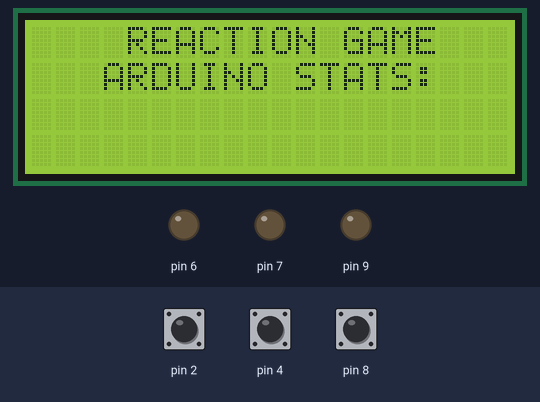
Simulated run of this sketch. Board: Arduino Uno, built with avr-gcc and run on an emulated ATmega328P. Parts: 20×4 character LCD, output pins drawn as LEDs (lit = HIGH). The test bench sets the inputs (shaded band); at power-on: pin 8 HIGH, pin 2 HIGH, pin 4 HIGH. What the sketch prints to the serial monitor is not drawn.

Above: at 1.2 s.
1.3 s: pin 8 pulled LOW for 0.15 s
At 2.1 s:
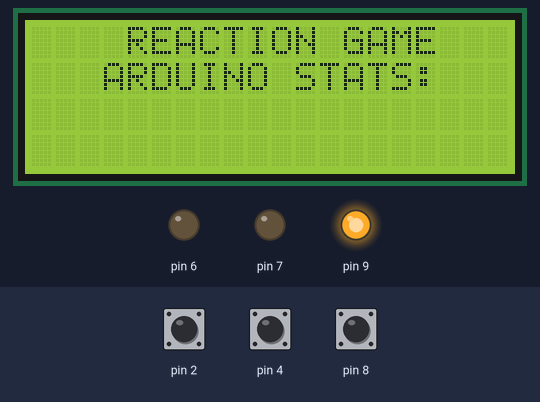
2.9 s: pin 2 pulled LOW for 0.15 s
At 2.97 s:
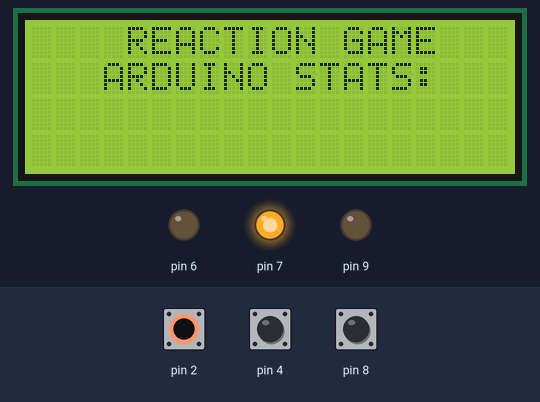
At 3.6 s:
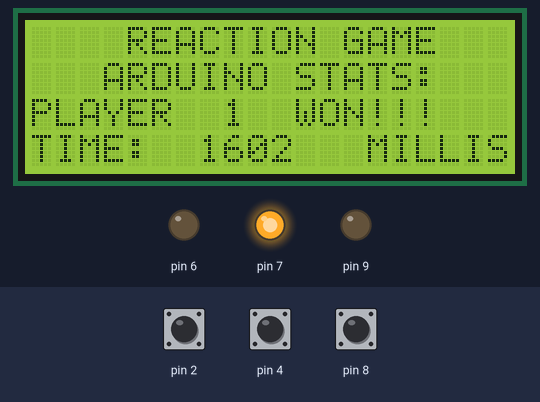
Timing chart, 0 to 5.9 s (numbered marks = the images above; inputs shaded):
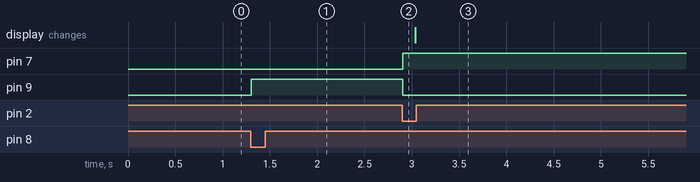

Measured:
- after the input at 1.3 s, pin 9: LOW → HIGH at once
- after the input at 2.9 s, pin 7: LOW → HIGH at once; pin 9: HIGH → LOW at once

The sketch:

Main.ino
```cpp
//CODE CREATED BY DOMINIK POWIRSKI
#include <LiquidCrystal_I2C.h>

LiquidCrystal_I2C lcd = LiquidCrystal_I2C(0x27, 20, 4);

void setup() {
  Serial.begin(9600);
  pinMode(2, INPUT_PULLUP);
  pinMode(4, INPUT_PULLUP);
  pinMode(8, INPUT_PULLUP);
  bool signal = false;
  pinMode(9, OUTPUT);
  pinMode(6, OUTPUT);
  pinMode(7, OUTPUT);
  digitalWrite(9, LOW);
  digitalWrite(7, LOW);
  digitalWrite(6, LOW);

  lcd.init();
  lcd.backlight();
  lcd.setCursor(0,0);
  lcd.print("    REACTION GAME");
  lcd.setCursor(0,1);
  lcd.print("   ARDUINO STATS:");
}
int ender = 1;
int x = 0;
int z = 1;
unsigned long start = 0;
bool v = false;
unsigned long end = 0;
int xyz = 1;


void loop() {
  if(digitalRead(2) == 0 && z == 1 && v == true){
  x = 1;
  z = 0;
  digitalWrite(7, HIGH);
  end = millis() - start;
  digitalWrite(9, LOW);
  }

  else if(digitalRead(4) == 0 && z == 1 && v == true){
  x = 2;
  z = 0;
  digitalWrite(6, HIGH);
  end = millis() - start;
  digitalWrite(9, LOW);
  }

  else if(digitalRead(8) == 0 && xyz == 1){
  start = millis();
  xyz = 0;
  digitalWrite(9, HIGH);
  v = true;
  }

  else if(end != 0 && ender == 1){
    Serial.println(x);
    Serial.println(end);
    ender = 0;
    delay(100);
    show();
  }
  delay(5);

}

void show(){
  lcd.setCursor(0,2);
  lcd.print("PLAYER");
  lcd.setCursor(8,2);
  lcd.print(x);
  lcd.setCursor(10,2);
  lcd.print(" WON!!!");
  lcd.setCursor(0,3);
  lcd.print("TIME:");
  lcd.setCursor(7,3);
  lcd.print(end);
  lcd.setCursor(14,3);
  lcd.print("MILLIS");

}
```
